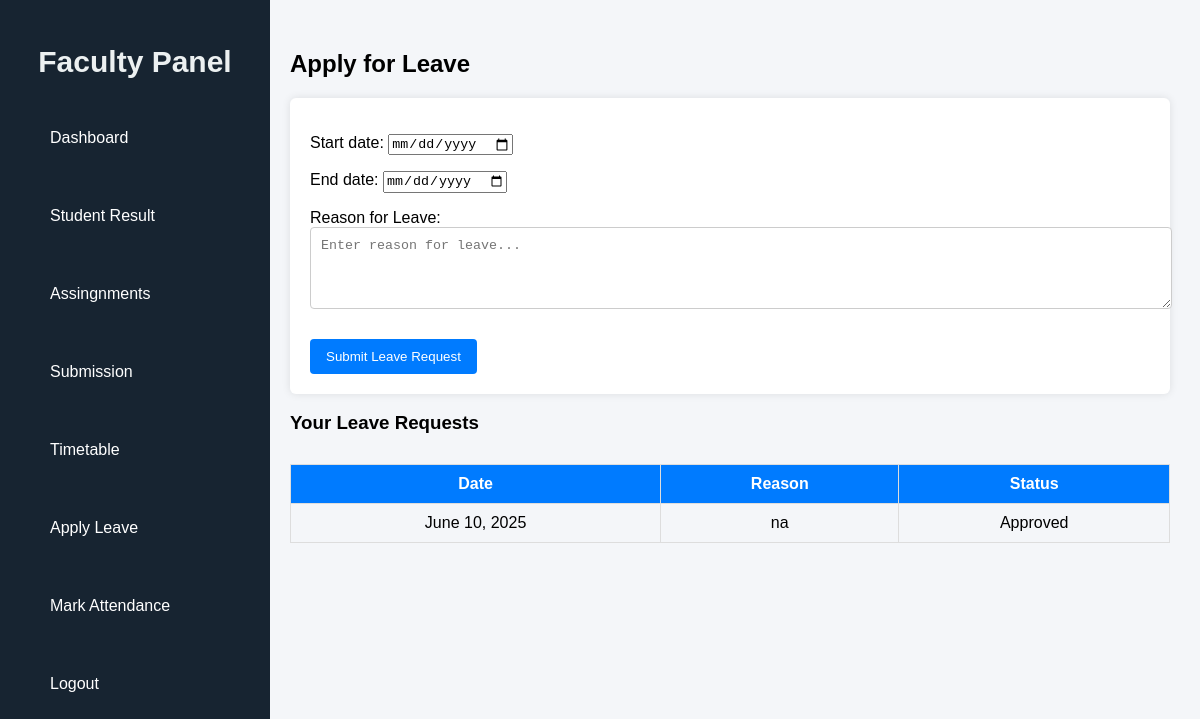
The page /faculty/leave/ (signed in) on the database its author committed.
### CMS/models.py (models this page shows, shortened)
class LeaveRequest(models.Model):
    USER_TYPE_CHOICES = (
        ('Faculty', 'Faculty'),
        ('Student', 'Student'),
    )
    user = models.ForeignKey('CustomUser', on_delete=models.CASCADE)
    user_type = models.CharField(max_length=10, choices=USER_TYPE_CHOICES)
    reason = models.TextField()
    status = models.CharField(
        max_length=10,
        choices=(('Pending', 'Pending'), ('Approved', 'Approved'), ('Rejected', 'Rejected')),
        default='Pending'
    )
    date = models.DateField(auto_now_add=True)
    start_date = models.DateField(null=True, blank=True)
    end_date = models.DateField(null=True, blank=True)

### CMS/views.py (the view)
# urls.py: path('faculty/leave/', views.apply_leave_fact, name='apply_leave_fact'),
@login_required
def apply_leave_fact(request):
    user = request.user
    if not hasattr(user, 'faculty'):
        return redirect('home')  # or show unauthorized
    if request.method == 'POST':
        form = LeaveRequestForm(request.POST)
        if form.is_valid():
            leave = form.save(commit=False)
            leave.user = user
            leave.user_type = 'Faculty'
            leave.save()
            return redirect('apply_leave_fact')  # redirect to same page or leave history
    else:
        form = LeaveRequestForm()
    leave_requests = LeaveRequest.objects.filter(user=user).order_by('-date')
    return render(request, 'faculty_apply_leave.html', {'form': form, 'leave_requests': leave_requests})

### CMS/forms.py
class LeaveRequestForm(forms.ModelForm):
    class Meta:
        model = LeaveRequest
        fields = ['start_date', 'end_date' , 'reason']
        widgets = {
            'reason': forms.Textarea(attrs={'class': 'form-control', 'rows': 4, 'placeholder': 'Enter reason for leave...'}),
            'start_date': forms.DateInput(attrs={'type': 'date','required': True}),
            'end_date': forms.DateInput(attrs={'type': 'date','required': True}),
        }
        labels = {
            'reason': 'Reason for Leave',
        }

### CMS/templates/faculty_apply_leave.html (shortened to what this page needs)
{% load static %}
<!DOCTYPE html>
<html>
<head>
    <link rel="stylesheet" href="{% static 'css/faculty_apply_leave.css' %}">
    <link rel="stylesheet" href="{% static 'css/student_sidebar.css' %}">
</head>
<body>
    <div class="manage-container">
        {% include 'faculty_sidebar.html' %}
        <div class="main-content">
            <h2>Apply for Leave</h2>
            <form method="POST">
                {{ form.as_p }}
                <button type="submit">Submit Leave Request</button>
            </form>
            <h3>Your Leave Requests</h3>
            <table>
                <thead>
                    <tr>
                        <th>Date</th>
                        <th>Reason</th>
                        <th>Status</th>
                    </tr>
                </thead>
                <tbody>
                    {% for leave in leave_requests %}
                    <tr>
                        <td>{{ leave.date }}</td>
                        <td>{{ leave.reason }}</td>
                        <td>{{ leave.status }}</td>
                    </tr>
                    {% empty %}
                    <tr>
                        <td colspan="3">No leave requests found.</td>
                    </tr>
                    {% endfor %}
                </tbody>
            </table>
        </div>
    </div>
</body>
</html>

### CMS/static/css/faculty_apply_leave.css (style rules this page uses)
body { font-family: Arial, sans-serif; background: #f4f6f9; margin: 0; }
.manage-container { display: flex; }
.main-content { margin-left: 260px; padding: 30px; flex-grow: 1; }
h2 { margin-bottom: 20px; }
form { background: #fff; padding: 20px; border-radius: 6px; box-shadow: 0 0 8px rgba(0,0,0,0.1); }
textarea { width: 100%; padding: 10px; border-radius: 4px; border: 1px solid #ccc; }
button { margin-top: 10px; padding: 10px 16px; background-color: #007bff; border: none; color: white; border-radius: 4px; cursor: pointer; }
table { width: 100%; margin-top: 30px; border-collapse: collapse; }
th, td { padding: 10px; border: 1px solid #ddd; text-align: center; }
th { background: #007bff; color: white; }

### rows shown on the page
LeaveRequest: date "June 10, 2025", reason "na", status "Approved"
